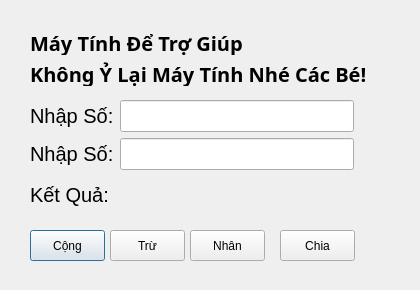
<?xml version="1.0" encoding="UTF-8"?>
<ui version="4.0">
 <class>maytinh</class>
 <widget class="QDialog" name="maytinh">
  <property name="geometry">
   <rect>
    <x>0</x>
    <y>0</y>
    <width>420</width>
    <height>290</height>
   </rect>
  </property>
  <property name="windowTitle">
   <string>Máy Tính v1</string>
  </property>
  <property name="windowIcon">
   <iconset>
    <normaloff>../icon.ico</normaloff>../icon.ico</iconset>
  </property>
  <widget class="QPushButton" name="btnCong">
   <property name="geometry">
    <rect>
     <x>30</x>
     <y>230</y>
     <width>75</width>
     <height>31</height>
    </rect>
   </property>
   <property name="text">
    <string>Cộng</string>
   </property>
  </widget>
  <widget class="QPushButton" name="btnTru">
   <property name="geometry">
    <rect>
     <x>110</x>
     <y>230</y>
     <width>75</width>
     <height>31</height>
    </rect>
   </property>
   <property name="text">
    <string>Trừ</string>
   </property>
  </widget>
  <widget class="QPushButton" name="pushButton">
   <property name="geometry">
    <rect>
     <x>190</x>
     <y>230</y>
     <width>75</width>
     <height>31</height>
    </rect>
   </property>
   <property name="text">
    <string>Nhân</string>
   </property>
  </widget>
  <widget class="QPushButton" name="btnChia">
   <property name="geometry">
    <rect>
     <x>280</x>
     <y>230</y>
     <width>75</width>
     <height>31</height>
    </rect>
   </property>
   <property name="text">
    <string>Chia</string>
   </property>
  </widget>
  <widget class="QWidget" name="">
   <property name="geometry">
    <rect>
     <x>30</x>
     <y>30</y>
     <width>365</width>
     <height>56</height>
    </rect>
   </property>
   <layout class="QVBoxLayout" name="verticalLayout">
    <item>
     <widget class="QLabel" name="label">
      <property name="font">
       <font>
        <family>Arial Rounded MT Bold</family>
        <pointsize>15</pointsize>
        <weight>75</weight>
        <bold>true</bold>
       </font>
      </property>
      <property name="text">
       <string>Máy Tính Để Trợ Giúp</string>
      </property>
     </widget>
    </item>
    <item>
     <widget class="QLabel" name="label_2">
      <property name="font">
       <font>
        <family>Arial Rounded MT Bold</family>
        <pointsize>15</pointsize>
        <weight>75</weight>
        <bold>true</bold>
       </font>
      </property>
      <property name="text">
       <string>Không Ỷ Lại Máy Tính Nhé Các Bé!</string>
      </property>
     </widget>
    </item>
   </layout>
  </widget>
  <widget class="QWidget" name="">
   <property name="geometry">
    <rect>
     <x>30</x>
     <y>100</y>
     <width>324</width>
     <height>72</height>
    </rect>
   </property>
   <layout class="QVBoxLayout" name="verticalLayout_2">
    <item>
     <layout class="QHBoxLayout" name="horizontalLayout">
      <item>
       <widget class="QLabel" name="label_3">
        <property name="font">
         <font>
          <pointsize>15</pointsize>
         </font>
        </property>
        <property name="text">
         <string>Nhập Số:</string>
        </property>
       </widget>
      </item>
      <item>
       <widget class="QLineEdit" name="eA">
        <property name="font">
         <font>
          <pointsize>15</pointsize>
         </font>
        </property>
        <property name="text">
         <string/>
        </property>
       </widget>
      </item>
     </layout>
    </item>
    <item>
     <layout class="QHBoxLayout" name="horizontalLayout_2">
      <item>
       <widget class="QLabel" name="label_4">
        <property name="font">
         <font>
          <pointsize>15</pointsize>
         </font>
        </property>
        <property name="text">
         <string>Nhập Số:</string>
        </property>
       </widget>
      </item>
      <item>
       <widget class="QLineEdit" name="eB">
        <property name="font">
         <font>
          <pointsize>15</pointsize>
         </font>
        </property>
        <property name="text">
         <string/>
        </property>
       </widget>
      </item>
     </layout>
    </item>
   </layout>
  </widget>
  <widget class="QLabel" name="label_5">
   <property name="geometry">
    <rect>
     <x>30</x>
     <y>180</y>
     <width>81</width>
     <height>30</height>
    </rect>
   </property>
   <property name="font">
    <font>
     <pointsize>15</pointsize>
    </font>
   </property>
   <property name="text">
    <string>Kết Quả:</string>
   </property>
  </widget>
  <widget class="QLabel" name="lblKQ">
   <property name="geometry">
    <rect>
     <x>120</x>
     <y>180</y>
     <width>231</width>
     <height>30</height>
    </rect>
   </property>
   <property name="font">
    <font>
     <pointsize>15</pointsize>
    </font>
   </property>
   <property name="text">
    <string/>
   </property>
  </widget>
 </widget>
 <resources/>
 <connections/>
</ui>
